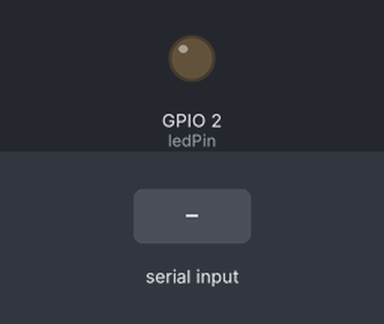
Bench run of a sketch on a simulated ESP32. Shown: output pins drawn as LEDs (lit = HIGH). The inputs (shaded band) are chosen by the test bench. What the sketch prints to the serial monitor is not drawn.

Above: at 2.2 s.
2.3 s: byte 30 received over Serial
At 2.9 s:
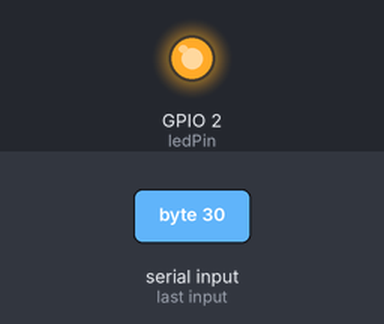
3.8 s: byte 90 received over Serial
5.3 s: byte 120 received over Serial
At 11.4 s:
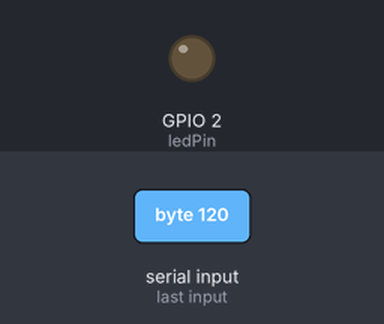
Timing chart, 0 to 12.8 s (numbered marks = the images above; inputs shaded):
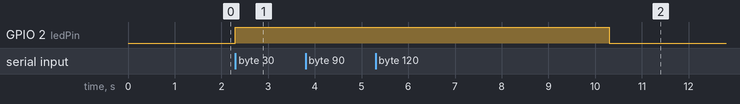

The sketch:

SoftwareTimer_LED.ino
```cpp
#if CONFIG_FREERTOS_UNICORE
static const BaseType_t app_cpu = 0;
#else
static const BaseType_t app_cpu = 1;
#endif

//handle to reference
static TimerHandle_t timerLED = NULL;
static TaskHandle_t console_listener = NULL;
const static int ledPin = 2;


void LED_Backlight(TimerHandle_t xTimer) {

    Serial.println("One-Shot Timer Expired");
    digitalWrite(ledPin, LOW);

}

void ConsoleListener(void *parameter) {
  while (1) {
    if (Serial.available() > 0) {

      char cmd = Serial.read();
      Serial.print(cmd);

      digitalWrite(ledPin, HIGH);

      xTimerStart(timerLED, portMAX_DELAY);
    }
  }
}


void setup() {
  Serial.begin(115200);
  vTaskDelay(1000 / portTICK_PERIOD_MS);

  pinMode(ledPin, OUTPUT);
  digitalWrite(ledPin, LOW);

  Serial.println("Timer Demo:");

  timerLED = xTimerCreate(
    "Timer_LED",                //name
    5000 / portTICK_PERIOD_MS,  //period ticks or length
    pdFALSE,                    //auto-reupload, meaning expire and call it back
    (void *)0,                  //timer ID, pointer to something for unique timers
    LED_Backlight);             //callback function

  xTaskCreatePinnedToCore(
    ConsoleListener,
    "ConsoleListener",
    1024,
    NULL,
    1,
    &console_listener,
    app_cpu);


    if(timerLED == NULL )
{
  Serial.println("Timer not created");
}
}

void loop() {
}
```

Measured:
- after the input at 2.3 s, GPIO 2 (ledPin): LOW → HIGH at once
- after the input at 3.8 s, every drawn part: stays the same
- after the input at 5.3 s, GPIO 2 (ledPin): HIGH → LOW after 5.0 s instead of 3.5 s
